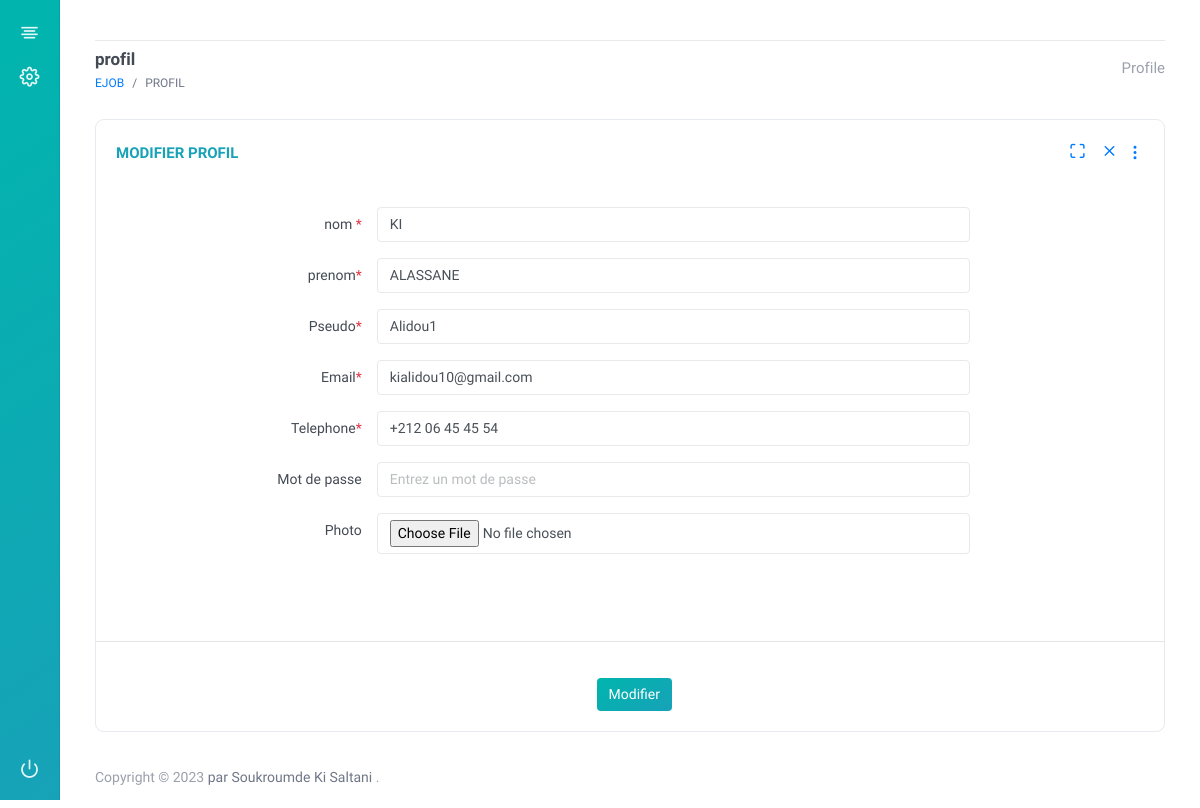
Page /Admin/profil.php?id=41 on the committed database.
### tables this page shows
CREATE TABLE `utilisateurs` (
  `id_utilisateur` int(11) NOT NULL,
  `nom` varchar(255) NOT NULL,
  `prenom` varchar(255) NOT NULL,
  `telephone` varchar(255) NOT NULL,
  `email` varchar(255) NOT NULL,
  `pseudo` varchar(255) NOT NULL,
  `mot_de_passe` varchar(255) NOT NULL,
  `photo` varchar(255) NOT NULL,
  `status` varchar(255) NOT NULL DEFAULT 'DECONNECTE',
  `derniere_connexion` datetime NOT NULL DEFAULT current_timestamp(),
  `face_id` text NOT NULL DEFAULT 'NON',
  `date_inscription` datetime NOT NULL DEFAULT current_timestamp(),
  `pays` varchar(255) NOT NULL,
  `pretention_salarial` decimal(10,0) NOT NULL,
  `cv` text NOT NULL,
  `presentation` text NOT NULL,
  `verifie` varchar(50) NOT NULL DEFAULT 'NON',
  `connectionID` text NOT NULL,
  `sessionID` text NOT NULL
);

### functions.php (called while the page is built, shortened)
<?php
require("BaseDeDonnees.php");
function getUser($user_id){
    global $bd;
    $query=$bd->prepare("SELECT * FROM utilisateurs WHERE id_utilisateur=?");
    $query->execute(Array($user_id));
    $run= $query->fetch();
 return  $run;
}
?>

### Admin/profil.php (the view, shortened to what this page needs)
<?php
require('../BaseDeDonnees.php');
require('../functions.php');
@$id=$_GET['id'];
$utilisateur=getUser($id);
include("header.php");
?>
        <div class="section-body">
            <div class="container-fluid">
                <div class="d-flex justify-content-between align-items-center ">
                    <div class="header-action">
                        <h1 class="page-title">profil</h1>
                        <ol class="breadcrumb page-breadcrumb">
                            <li class="breadcrumb-item"><a href="#">Ejob</a></li>
                            <li class="breadcrumb-item active" aria-current="page">Profil</li>
                        </ol>
                    </div>
                    <ul class="nav nav-tabs page-header-tab">
                        <li class="nav-item">
                            <a class="nav-link" id="pills-profile-tab" data-toggle="pill" href="#pills-profile" role="tab" aria-controls="pills-profile" aria-selected="false">Profile</a>
                        </li>
                    </ul>
                </div>
            </div>
        </div>
        <div class="section-body mt-4">
            <div class="container-fluid">
                <div class="row clearfix">
                    <div class="col-md-12">
                        <div class="tab-content " id="pills-tabContent">
                            <div class="tab-pane fade show active" id="pills-calendar" role="tabpanel" aria-labelledby="pills-calendar-tab">
                                <div class="card">
                                    <div class="card-header">
                                        <h3 class="card-title">Modifier Profil</h3>
                                        <div class="card-options">
                                            <a href="#" class="card-options-fullscreen" data-toggle="card-fullscreen"><i class="fe fe-maximize"></i></a>
                                            <a href="#" class="card-options-remove" data-toggle="card-remove"><i class="fe fe-x"></i></a>
                                            <div class="item-action dropdown ml-2">
                                                <a href="javascript:void(0)" data-toggle="dropdown"><i class="fe fe-more-vertical"></i></a>
                                            </div>
                                        </div>
                                    </div>
                                    <form method="POST" id="parametreUtilisateur">
                                    <div class="card-body form-horizontal">
                                        <div class="form-group row">
                                            <label class="col-md-3 col-form-label">nom <span class="text-danger">*</span></label>
                                            <div class="col-md-7">
                                                <input type="text" class="form-control" name="nom" value="<?=$utilisateur['nom']?>">
                                            </div>
                                        </div>
                                        <div class="form-group row">
                                            <label class="col-md-3 col-form-label">prenom<span class="text-danger">*</span></label>
                                            <div class="col-md-7">
                                                <input type="text" class="form-control" name="prenom" value="<?=$utilisateur['prenom']?>">
                                            </div>
                                        </div>
                                        <div class="form-group row">
                                            <label class="col-md-3 col-form-label">Pseudo<span class="text-danger">*</span></label>
                                            <div class="col-md-7">
                                                <input type="text" class="form-control" name="pseudo" value="<?=$utilisateur['pseudo']?>">
                                            </div>
                                        </div>
                                        <div class="form-group row">
                                            <label class="col-md-3 col-form-label">Email<span class="text-danger">*</span></label>
                                            <div class="col-md-7">
                                                <input type="text" class="form-control" name="email" value="<?=$utilisateur['email']?>">
                                            </div>
                                        </div>
                                        <div class="form-group row">
                                            <label class="col-md-3 col-form-label">Telephone<span class="text-danger">*</span></label>
                                            <div class="col-md-7">
                                                <input type="text" class="form-control" name="telephone" value="<?=$utilisateur['telephone']?>">
                                            </div>
                                        </div>
                                        <div class="form-group row">
                                            <label class="col-md-3 col-form-label">Mot de passe<span class="text-danger"></span></label>
                                            <div class="col-md-7">
                                                <input type="text" class="form-control" placeholder="Entrez un mot de passe" name="password">
                                            </div>
                                        </div>
                                        <div class="form-group row">
                                            <label class="col-md-3 col-form-label">Photo<span class="text-danger"></span></label>
                                            <div class="col-md-7">
                                                <input type="file" class="form-control" name="photo">
                                            </div>
                                        </div>
                                    </div>
                                    <hr>
                                    <div c style="margin-left:45%; padding:20px;">
                                        <input type="submit" form="parametreUtilisateur" class="btn btn-primary" value="Modifier">
                                    </div>
                                </form>
                                </div>
                            </div>
                        </div>
                    </div>
                </div>
            </div>
        </div>
        <?php include("footer.php");?>
    </div>
</div>
</body>
</html>

### rows in the picture
utilisateurs: nom "KI", prenom "ALASSANE", pseudo "Alidou1", email "kialidou10@gmail.com", telephone "+212 06 45 45 54"
